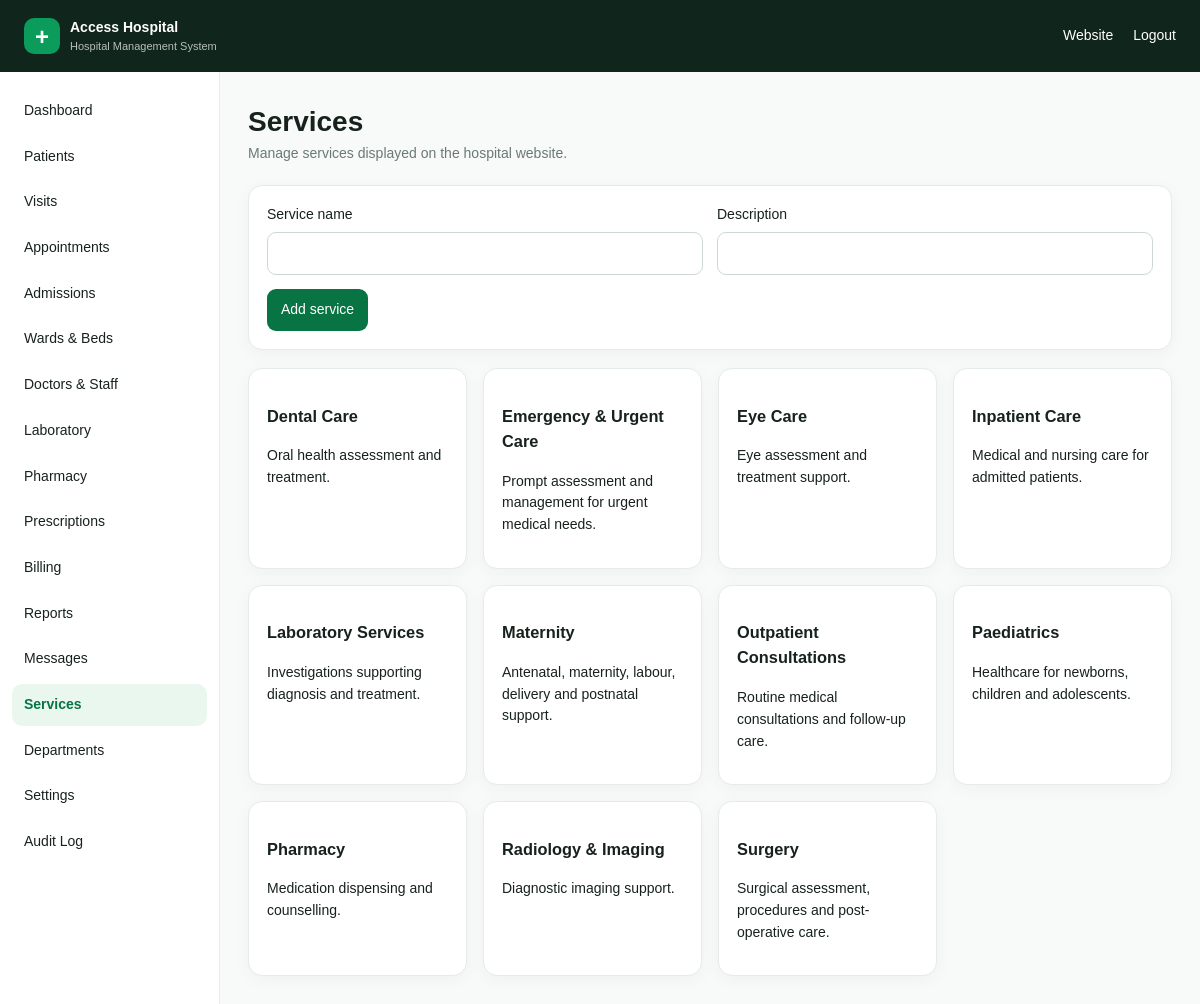
The app's page /admin/services.php (signed in) with its own data.
### tables this page shows
CREATE TABLE services(id INT UNSIGNED AUTO_INCREMENT PRIMARY KEY,name VARCHAR(150) NOT NULL,description TEXT,active TINYINT(1) NOT NULL DEFAULT 1,created_at TIMESTAMP DEFAULT CURRENT_TIMESTAMP);

### config/config.php (called while the page is built, shortened)
<?php
function e(?string $v):string{return htmlspecialchars($v??'',ENT_QUOTES,'UTF-8');}

### admin/services.php (the view)
<?php require_once __DIR__.'/auth.php';require_admin();require_once __DIR__.'/../includes/admin_layout.php';$pdo=db();if($_SERVER['REQUEST_METHOD']==='POST'){verify_csrf();$s=$pdo->prepare('INSERT INTO services(name,description,active) VALUES(?,?,1)');$s->execute([trim($_POST['name']),trim($_POST['description']??'')]);flash('Service added.');redirect('services.php');}$rows=$pdo->query('SELECT * FROM services ORDER BY name')->fetchAll();admin_header('Services','services.php');?><div class="pagehead"><div><h1>Services</h1><div class="muted">Manage services displayed on the hospital website.</div></div></div><div class="card"><form method="post"><?=csrf_field()?><div class="form-grid"><div class="field"><label>Service name</label><input name="name" required></div><div class="field"><label>Description</label><input name="description"></div></div><button style="margin-top:14px">Add service</button></form></div><div class="grid" style="margin-top:18px"><?php foreach($rows as $r):?><div class="card"><h3><?=e($r['name'])?></h3><p><?=e($r['description'])?></p></div><?php endforeach;?></div><?php admin_footer();

### assets/css/admin.css (style rules this page uses)
:root { --green:#087443;--green2:#0b9b5b;--dark:#10251c;--cream:#f7faf8;--text:#17221c;--muted:#6c7972;--line:#e5ebe7;--white:#fff;--danger:#b42318;--warning:#9a6700 }
* { box-sizing:border-box }
body { margin:0;font:14px/1.55 Arial,sans-serif;background:var(--cream);color:var(--text) }
.pagehead { display:flex;justify-content:space-between;align-items:flex-end;gap:16px;margin-bottom:20px }
.pagehead h1 { margin:0 }
.muted { color:var(--muted) }
.grid { display:grid;grid-template-columns:repeat(auto-fit,minmax(180px,1fr));gap:16px }
.card { background:#fff;border:1px solid var(--line);border-radius:14px;padding:18px;box-shadow:0 4px 18px rgba(16,37,28,.04) }
.form-grid { display:grid;grid-template-columns:repeat(2,minmax(0,1fr));gap:14px }
.field { display:flex;flex-direction:column;gap:6px }
input,select,textarea { width:100%;padding:10px 11px;border:1px solid #cfd9d3;border-radius:9px;background:#fff;font:inherit }
button,.btn { display:inline-block;border:0;border-radius:9px;padding:10px 14px;cursor:pointer;font:inherit;background:var(--green);color:#fff }

### records on screen
services: name "Dental Care", description "Oral health assessment and treatment."
services: name "Emergency & Urgent Care", description "Prompt assessment and management for urgent medical needs."
services: name "Eye Care", description "Eye assessment and treatment support."
services: name "Inpatient Care", description "Medical and nursing care for admitted patients."
services: name "Laboratory Services", description "Investigations supporting diagnosis and treatment."
services: name "Maternity", description "Antenatal, maternity, labour, delivery and postnatal support."
services: name "Outpatient Consultations", description "Routine medical consultations and follow-up care."
services: name "Paediatrics", description "Healthcare for newborns, children and adolescents."
services: name "Pharmacy", description "Medication dispensing and counselling."
services: name "Radiology & Imaging", description "Diagnostic imaging support."
services: name "Surgery", description "Surgical assessment, procedures and post-operative care."

### other values on screen
$n "Dashboard"
$n "Patients"
$n "Visits"
$n "Appointments"
$n "Admissions"
$n "Wards & Beds"
$n "Doctors & Staff"
$n "Laboratory"
$n "Pharmacy"
$n "Prescriptions"
$n "Billing"
$n "Reports"
$n "Messages"
$n "Services"
$n "Departments"
